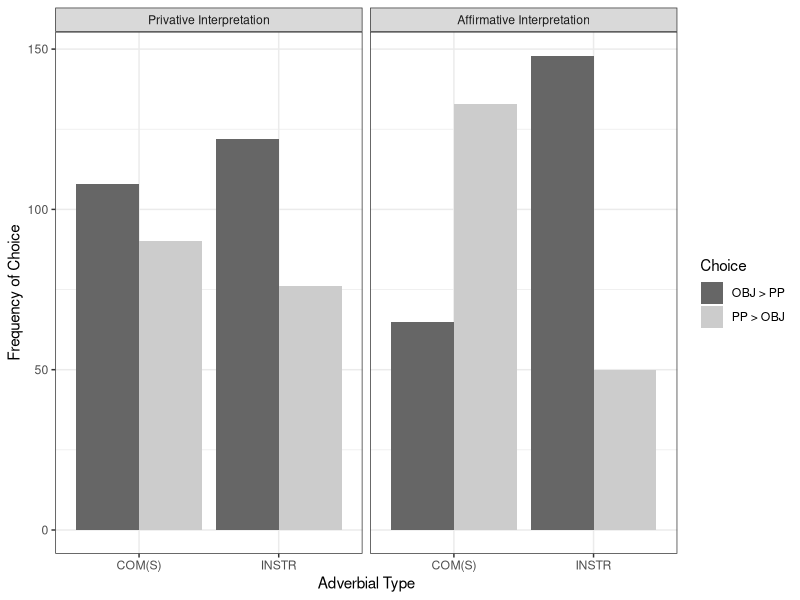
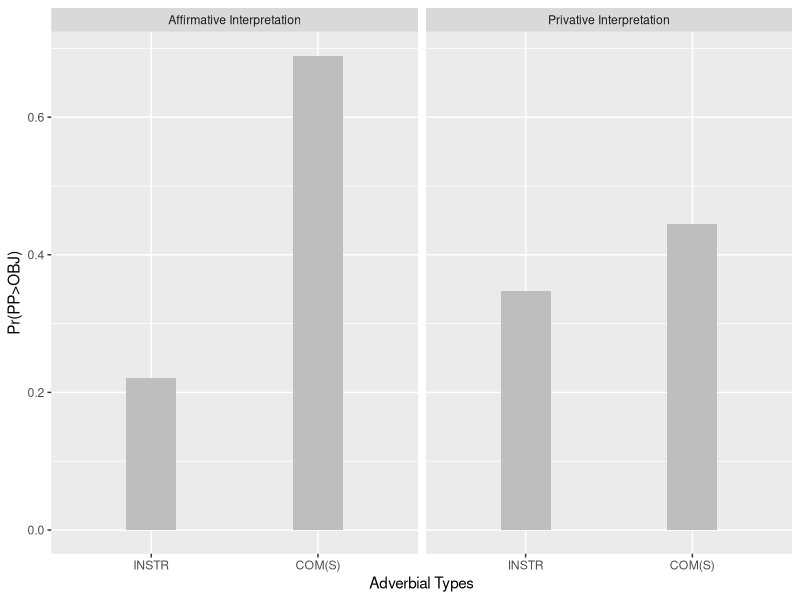
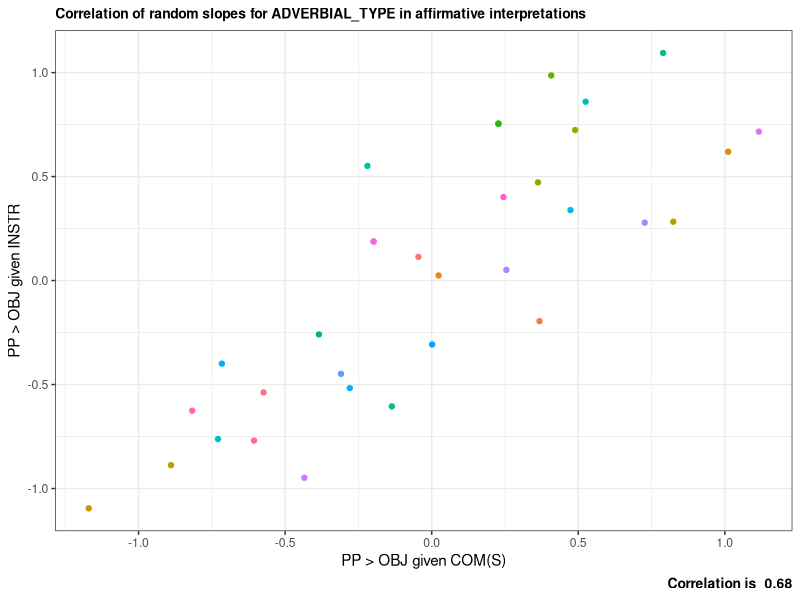
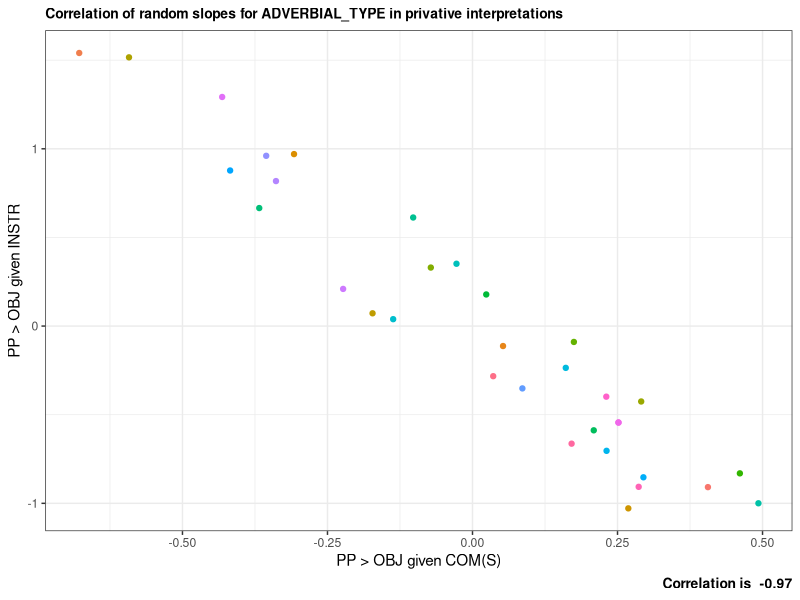
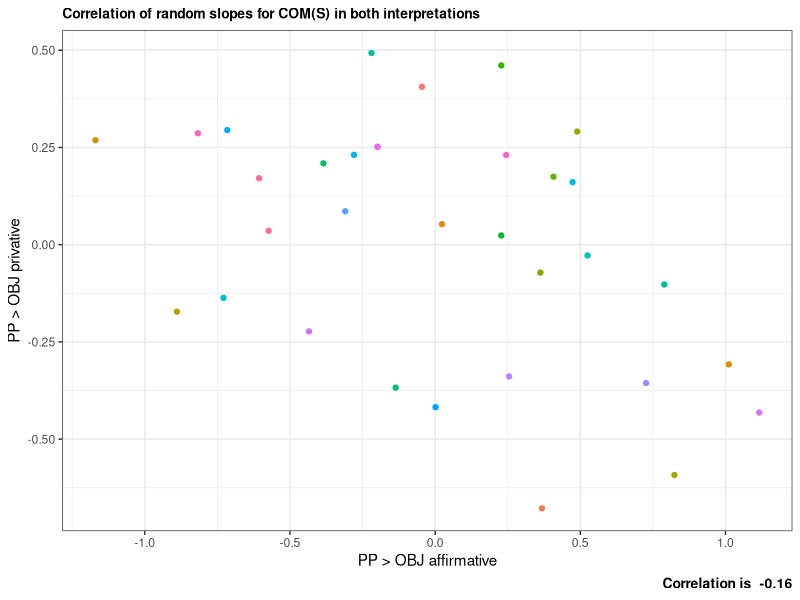
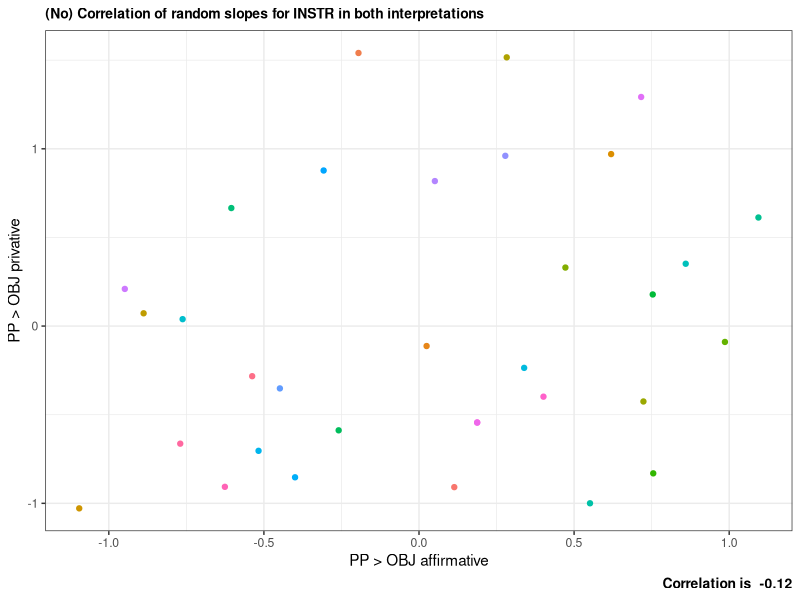

The R source for these figures, in order:
## ---- chunk 1
library(lme4)
library(tidyverse)
library(emmeans)
library(kableExtra)

show(version)
## ---- chunk 2
test_items <- 
  read.csv("../Data/stimuli_test_basic.csv", fileEncoding = "UTF-8", stringsAsFactors = TRUE) %>%
  select(ENCODING, OPTION_0_ITEM, OPTION_1_ITEM)

colnames(test_items) <- c("Test Item Pair", "PP > OBJ", "OBJ > PP")

kbl(test_items) %>% kable_styling()

## ---- chunk 3

data <-
  read.csv("../Data/ForcedChoice_test.csv", fileEncoding = "UTF-8") %>%
  mutate(ANSWER = factor(ANSWER),
         INTERPRETATION = ifelse(INTEGRATION == "yes", "affirmative", "privative"),
         INTERPRETATION = factor(INTERPRETATION),
         ADVERBIAL_TYPE = factor(ADVERBIAL_TYPE),
         subjects = factor(workerId),
         items = factor(ENCODING))


summary(data)
## ---- chunk 4

int.labels <- c("Privative Interpretation", "Affirmative Interpretation")
names(int.labels) <- c("privative", "affirmative")

summary <- 
  data %>%
  group_by(ADVERBIAL_TYPE, INTERPRETATION, ANSWER) %>%
  summarise(count = n()) %>%
  as.data.frame()

summary$INTERPRETATION <- relevel(summary$INTERPRETATION, ref = "privative")

ggplot(summary, aes(x = ADVERBIAL_TYPE, y = count, fill = ANSWER)) +
  geom_bar(stat = "identity", position = "dodge") +
  labs(x = "Adverbial Type", y = "Frequency of Choice") + 
  facet_wrap(~INTERPRETATION, labeller = labeller(INTERPRETATION = int.labels)) +
  scale_fill_manual(name = "Choice", values = c("grey40", "grey80"),
                    labels = c("OBJ > PP", "PP > OBJ")) +
  theme_bw()

summary.wide <-
  summary %>%
  spread(key = ANSWER, value = count)

summary.wide

## ---- chunk 5

data$INTERPRETATION <-
  relevel(data$INTERPRETATION, ref = "affirmative")
data$ADVERBIAL_TYPE <-
  relevel(data$ADVERBIAL_TYPE, ref = "INSTR")


model1 <- 
  glmer(formula = ANSWER ~ ADVERBIAL_TYPE * INTERPRETATION + 
          (0 + ADVERBIAL_TYPE * INTERPRETATION | subjects) , 
        data = data, family = binomial())

options(width = 300)
summary(model1)
## ---- chunk 6

tt <- getME(model1,"theta")
ll <- getME(model1,"lower")
## ---- chunk 7
ss <- 
  getME(model1, c("theta", "fixef"))
model2 <- 
  update(model1,
         start=ss,
         control=glmerControl(optCtrl=list(maxfun=2e4)))

options(width = 300)
summary(model2)

## ---- chunk 8


predictions <- 
  emmeans(model2, pairwise~ADVERBIAL_TYPE * INTERPRETATION, 
          type = "response") 

## also response useful, now switched to predictor for effects
## if lp is used, y = emmean, if response is used y = prob

predictions.emm <- data.frame(predictions$emmeans)
 

predictions.emm

ggplot(predictions.emm, aes(x = ADVERBIAL_TYPE, y = prob)) + 
  geom_bar(aes(), stat = "identity", fill = "grey", width = 0.3) +
  facet_wrap(~INTERPRETATION, labeller = labeller(INTERPRETATION = int.labels)) +
  labs(x = "Adverbial Types", y = "Pr(PP>OBJ)")
## ---- chunk 9

ranef.df <- data.frame(ranef(model2)$subjects)
ranef.df$participants <- rownames(ranef.df)
colnames(ranef.df)[1:4] <- c("INSTR_aff", "COMS_aff", "INSTR_priv", "COMS_priv")

ranef.df <- ranef.df %>%
#  mutate(INSTR_aff = INSTR_aff + model2@beta[1]) %>%
#  mutate(COMS_aff = COMS_aff + model2@beta[2]) %>%
#  mutate(INSTR_priv = INSTR_priv + model2@beta[3]) %>%
#  mutate(COMS_priv = COMS_priv + model2@beta[4]) %>%
  arrange(COMS_aff)


## ---- chunk 10
cor_vals <- data.frame(VarCorr(model2)) 

ggplot(ranef.df, aes(y = INSTR_aff, x = COMS_aff)) +
  geom_point(aes(color = participants), show.legend = FALSE) +
  labs(y = "PP > OBJ given INSTR", 
       x = "PP > OBJ given COM(S)", 
       subtitle = "Correlation of random slopes for ADVERBIAL_TYPE in affirmative interpretations",
       caption = paste("Correlation is ", round(cor_vals$sdcor[5], 2))) +
  theme_bw() +
  theme(plot.caption = element_text(face = "bold", size = 10),
        plot.subtitle = element_text(face = "bold", size = 10))
  

## ---- chunk 11

ggplot(ranef.df, aes(y = INSTR_priv, x = COMS_priv)) +
  geom_point(aes(color = participants), show.legend = FALSE) +
  labs(y = "PP > OBJ given INSTR", 
       x = "PP > OBJ given COM(S)", 
       subtitle = "Correlation of random slopes for ADVERBIAL_TYPE in privative interpretations",
       caption = paste("Correlation is ", round(cor_vals$sdcor[10], 2))) +
  theme_bw() +
  theme(plot.caption = element_text(face = "bold", size = 10),
        plot.subtitle = element_text(face = "bold", size = 10))

## ---- chunk 12
ggplot(ranef.df, aes(x = COMS_aff, y = COMS_priv)) +
  geom_point(aes(color = participants), show.legend = FALSE) +
  labs(x = "PP > OBJ affirmative", 
       y = "PP > OBJ privative", 
       subtitle = "Correlation of random slopes for COM(S) in both interpretations",
       caption = paste("Correlation is ", round(cor_vals$sdcor[9], 2))) +
  theme_bw() +
  theme(plot.caption = element_text(face = "bold", size = 10),
        plot.subtitle = element_text(face = "bold", size = 10))


## ---- chunk 13
ggplot(ranef.df, aes(x = INSTR_aff, y = INSTR_priv)) +
  geom_point(aes(color = participants), show.legend = FALSE) +
  labs(x = "PP > OBJ affirmative", 
       y = "PP > OBJ privative", 
       subtitle = "(No) Correlation of random slopes for INSTR in both interpretations",
       caption = paste("Correlation is ", round(cor_vals$sdcor[6], 2))) +
  theme_bw() +
  theme(plot.caption = element_text(face = "bold", size = 10),
        plot.subtitle = element_text(face = "bold", size = 10))
